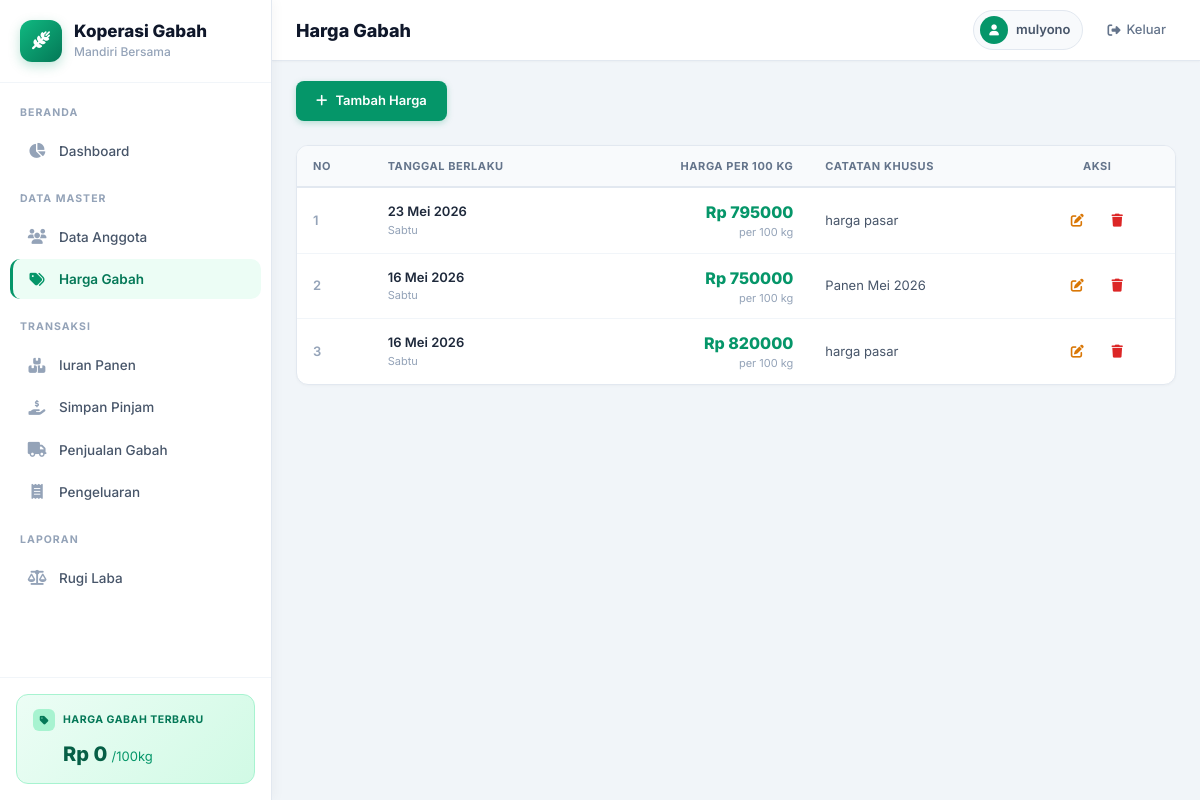
Page /harga/ (signed in) on the committed database.
### app_gabah/models.py (models this page shows, shortened)
class HargaGabah(models.Model):
    tanggal = models.DateField(verbose_name='Tanggal Berlaku')
    harga_per_100kg = models.DecimalField(
        max_digits=12, decimal_places=2, verbose_name='Harga per 100 kg (Rp)'
    )
    catatan = models.TextField(blank=True, verbose_name='Catatan Khusus')
    class Meta:
        ordering = ['-tanggal']
        verbose_name = 'Harga Gabah'
        verbose_name_plural = 'Harga Gabah'

### app_gabah/views.py (the view)
# urls.py: path('harga/', views.harga_list, name='harga_list'),
@login_required
def harga_list(request):
    queryset = HargaGabah.objects.all()
    context = {'object_list': queryset}
    return render(request, 'app_gabah/harga_list.html', context)

### app_gabah/templates/app_gabah/harga_list.html (shortened to what this page needs)
{% extends "app_gabah/base.html" %}
{% block page_title %}Harga Gabah{% endblock %}
{% block content %}
<div class="fb mb6">
    <a href="{% url 'harga_create' %}" class="bp"><i class="fas fa-plus"></i> Tambah Harga</a>
</div>
<div class="tc ox">
    <table>
        <thead>
            <tr>
                <th>No</th>
                <th>Tanggal Berlaku</th>
                <th style="text-align:right;">Harga per 100 kg</th>
                <th>Catatan Khusus</th>
                <th style="text-align:center;">Aksi</th>
            </tr>
        </thead>
        <tbody>
            {% for obj in object_list %}
            <tr>
                <td style="color:#94a3b8; font-weight:600;">{{ forloop.counter }}</td>
                <td>
                    <div style="font-weight:600; color:#1e293b;">{{ obj.tanggal|date:"d M Y" }}</div>
                    <div style="font-size:11px; color:#94a3b8;">{{ obj.tanggal|date:"l" }}</div>
                </td>
                <td style="text-align:right;">
                    <span style="font-size:16px; font-weight:800; color:#059669;">Rp {{ obj.harga_per_100kg|floatformat:0 }}</span>
                    <div style="font-size:11px; color:#94a3b8;">per 100 kg</div>
                </td>
                <td>
                    {% if obj.catatan %}
                        {{ obj.catatan|truncatechars:60 }}
                    {% else %}
                        <span style="color:#cbd5e1;">-</span>
                    {% endif %}
                </td>
                <td>
                    <div class="fgc">
                        <a href="{% url 'harga_update' obj.pk %}" class="ab ab-e" title="Edit"><i class="fas fa-edit"></i></a>
                        <a href="{% url 'harga_delete' obj.pk %}" class="ab ab-d" title="Hapus"><i class="fas fa-trash"></i></a>
                    </div>
                </td>
            </tr>
            {% endfor %}
        </tbody>
    </table>
</div>
{% endblock %}

### app_gabah/templates/app_gabah/base.html (shortened to what this page needs)
{% load static %}
<!DOCTYPE html>
<html lang="id">
<head>
    <link rel="stylesheet" href="https://cdnjs.cloudflare.com/ajax/libs/font-awesome/6.5.1/css/all.min.css">
</head>
<body>
    <aside id="sidebar" class="sidebar">
        <div class="sb-logo">
            <div class="sb-logo-icon"><i class="fas fa-wheat-awn"></i></div>
            <div><h1>Koperasi Gabah</h1><p>Mandiri Bersama</p></div>
        </div>
        <nav class="sb-nav">
            {% url 'dashboard' as u1 %}
            {% url 'anggota_list' as u2 %}
            {% url 'iuran_list' as u3 %}
            {% url 'sp_list' as u4 %}
            {% url 'penjualan_list' as u5 %}
            {% url 'harga_list' as u6 %}
            {% url 'pengeluaran_list' as u7 %}
            {% url 'rugi_laba' as u8 %}
            <div class="sb-section">Beranda</div>
            <a href="{{ u1 }}" class="sb-link {% if request.path == u1 %}act{% endif %}"><i class="fas fa-chart-pie"></i>Dashboard</a>
            <div class="sb-section">Data Master</div>
            <a href="{{ u2 }}" class="sb-link {% if u2 in request.path %}act{% endif %}"><i class="fas fa-users"></i>Data Anggota</a>
            <a href="{{ u6 }}" class="sb-link {% if u6 in request.path %}act{% endif %}"><i class="fas fa-tags"></i>Harga Gabah</a>
            <div class="sb-section">Transaksi</div>
            <a href="{{ u3 }}" class="sb-link {% if u3 in request.path %}act{% endif %}"><i class="fas fa-boxes-stacked"></i>Iuran Panen</a>
            <a href="{{ u4 }}" class="sb-link {% if u4 in request.path %}act{% endif %}"><i class="fas fa-hand-holding-dollar"></i>Simpan Pinjam</a>
            <a href="{{ u5 }}" class="sb-link {% if u5 in request.path %}act{% endif %}"><i class="fas fa-truck"></i>Penjualan Gabah</a>
            <a href="{{ u7 }}" class="sb-link {% if u7 in request.path %}act{% endif %}"><i class="fas fa-receipt"></i>Pengeluaran</a>
            <div class="sb-section">Laporan</div>
            <a href="{{ u8 }}" class="sb-link {% if request.path == u8 %}act{% endif %}"><i class="fas fa-scale-balanced"></i>Rugi Laba</a>
        </nav>
        <div class="sb-widget">
            <div class="sb-widget-card">
                <div class="sw-label"><div class="sw-icon"><i class="fas fa-tag"></i></div><span>Harga Gabah Terbaru</span></div>
                <div class="sw-val">Rp {{ harga_terbaru|default:"0"|floatformat:0 }} <small>/100kg</small></div>
            </div>
        </div>
    </aside>
    <div class="main-area">
        <header class="topbar">
            <div class="topbar-left">
                <h2>{% block page_title %}Dashboard{% endblock %}</h2>
            </div>
            <div class="topbar-right">
                <div class="user-badge"><div class="av"><i class="fas fa-user"></i></div><span>{{ user.username }}</span></div>
                <a href="{% url 'logout' %}" class="logout-btn"><i class="fas fa-sign-out-alt"></i><span>Keluar</span></a>
            </div>
        </header>
        <main class="content">
            {% block content %}{% endblock %}
        </main>
    </div>
</body>
</html>

### rows in the picture
HargaGabah: tanggal "23 Mei 2026", tanggal "Sabtu", harga_per_100kg "795000", catatan "harga pasar"
HargaGabah: tanggal "16 Mei 2026", tanggal "Sabtu", harga_per_100kg "750000", catatan "Panen Mei 2026"
HargaGabah: tanggal "16 Mei 2026", tanggal "Sabtu", harga_per_100kg "820000", catatan "harga pasar"

### other values in the picture
{{ harga_terbaru|default:"0"|floatformat:0 }} "0"
{{ user.username }} "mulyono"
